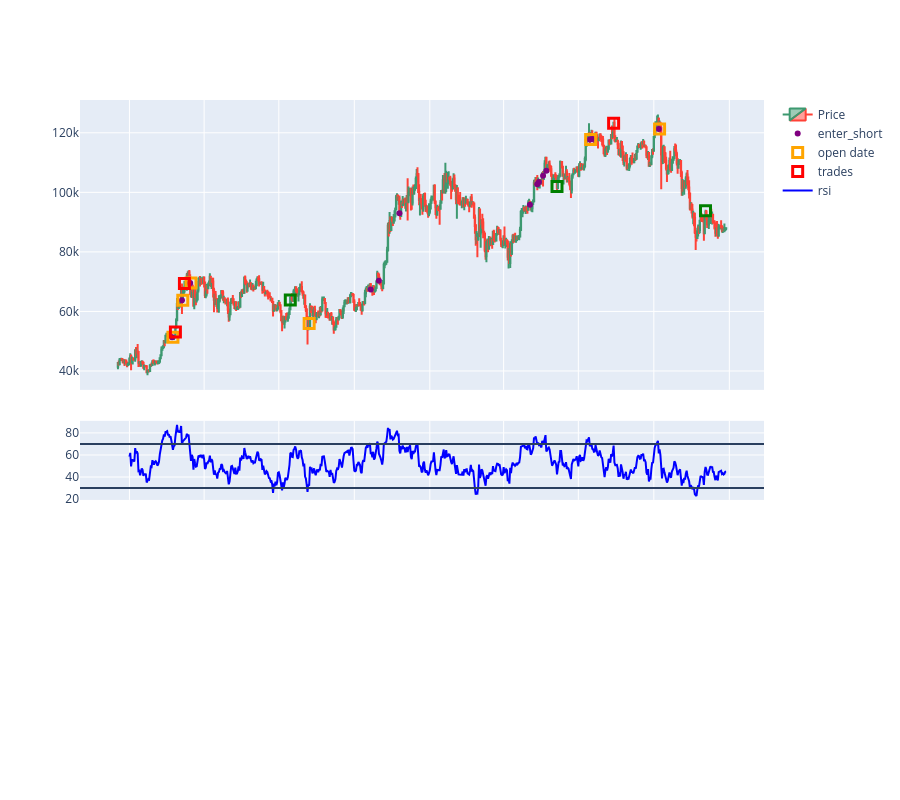

Source (notebook cell):
### Code cell
plot(
    dataframe,
    trades, 
    p1=[
        ('enter_short','markers','purple'),
    ], 
    p2=[
        (f'rsi','lines','blue'),
    ],
    # p3=[
    #     (f'rsi_1h','lines','blue'),
    # ],
    # p4=[
    #     (f'rsi_4h','lines','blue'),
    # ]
)

### Figure 1 — Plotly figure (JSON) as saved in the notebook; plotly's stock layout.template omitted (floating-point values rounded to 4 significant figures; data arrays with more than 128 entries replaced by an {"elided": "..."} marker saying what was removed)
{"data": [{"close": {"elided": "742 float values"}, "high": {"elided": "742 float values"}, "low": {"elided": "742 float values"}, "name": "Price", "open": {"elided": "742 float values"}, "type": "candlestick", "x": {"elided": "742 str values"}}, {"line": {"color": "purple"}, "mode": "markers", "name": "enter_short", "type": "scatter", "x": {"elided": "742 str values"}, "xaxis": "x", "y": {"elided": "742 float values"}, "yaxis": "y"}, {"marker": {"color": "orange", "line": {"width": 3}, "size": 10, "symbol": "square-open"}, "mode": "markers", "name": "open date", "type": "scatter", "x": ["2024-02-23T00:00:00.000000000", "2024-03-06T00:00:00.000000000", "2024-03-16T00:00:00.000000000", "2024-08-07T00:00:00.000000000", "2025-07-16T00:00:00.000000000", "2025-10-08T00:00:00.000000000"], "xaxis": "x", "y": [51300.0, 63750.0, 69520.0, 55990.0, 117700.0, 121300.0], "yaxis": "y"}, {"marker": {"color": ["red", "red", "green", "green", "red", "green"], "line": {"width": 3}, "size": 10, "symbol": "square-open"}, "mode": "markers", "name": "trades", "type": "scatter", "x": ["2024-02-26T00:00:00.000000000", "2024-03-08T00:00:00.000000000", "2024-07-15T00:00:00.000000000", "2025-06-05T00:00:00.000000000", "2025-08-13T00:00:00.000000000", "2025-12-03T00:00:00.000000000"], "xaxis": "x", "y": [53120.0, 69390.0, 63840.0, 102000.0, 123200.0, 93800.0], "yaxis": "y"}, {"line": {"color": "blue"}, "mode": "lines", "name": "rsi", "type": "scatter", "x": {"elided": "742 str values"}, "xaxis": "x2", "y": {"elided": "742 float values"}, "yaxis": "y2"}], "layout": {"height": 800, "shapes": [{"type": "line", "x0": 0, "x1": 1, "xref": "x2 domain", "y0": 70, "y1": 70, "yref": "y2"}, {"type": "line", "x0": 0, "x1": 1, "xref": "x2 domain", "y0": 30, "y1": 30, "yref": "y2"}], "showlegend": true, "xaxis": {"anchor": "y", "domain": [0, 1], "matches": "x4", "rangeslider": {"visible": false}, "showticklabels": false}, "xaxis2": {"anchor": "y2", "domain": [0, 1], "matches": "x4", "showticklabels": false}, "xaxis3": {"anchor": "y3", "domain": [0, 1], "matches": "x4", "showticklabels": false}, "xaxis4": {"anchor": "y4", "domain": [0, 1]}, "yaxis": {"anchor": "x", "domain": [0.5325, 1]}, "yaxis2": {"anchor": "x2", "domain": [0.355, 0.4825]}, "yaxis3": {"anchor": "x3", "domain": [0.1775, 0.305]}, "yaxis4": {"anchor": "x4", "domain": [0, 0.1275]}}}
